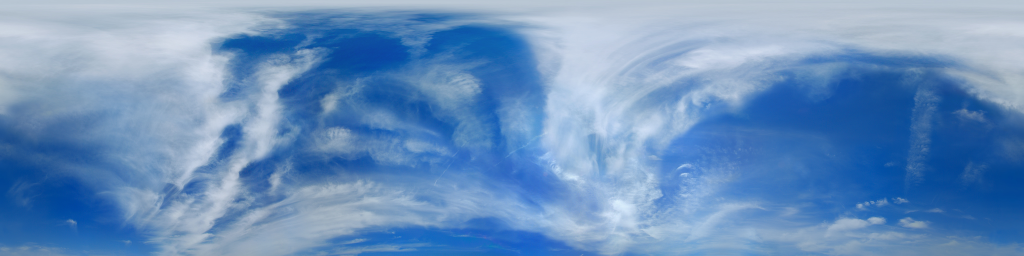
#> input picture TransSimHub/tshub/tshub_env3d/_assets_3d/skybox/skybox.jpg, 2048 x 512 px (shown at 1/2 size)
$ python visual_robustness.py -i ../TransSimHub/tshub/tshub_env3d/_assets_3d/skybox/skybox.jpg
#> lines starting #> are read from the running program, lines starting #| are printed output that depends on the picture

import os
import argparse
import zlib
from typing import Optional, Union

import cv2
import numpy as np

# ─────────────────────────────────────────────────────────────────
# 扰动类型与强度预设
# ─────────────────────────────────────────────────────────────────
# 每类扰动设三档强度，数值含义见各子函数说明。
# 论文若需调参，集中修改此处即可，无需改动算法主体。
ROBUST_LEVELS = {
    # occlusion（部分遮挡）：用中性灰矩形块遮住画面的一部分。
    #   area_ratio : 被遮挡总面积的目标比例（各块随机摆放可能轻微重叠，
    #                故实测覆盖比例可能略低于该目标，属预期行为）；
    #   n_patches  : 遮挡块数量（目标总面积在各块间均分）。
    "occlusion": {
        "light":  {"area_ratio": 0.05, "n_patches": 1},
        "medium": {"area_ratio": 0.12, "n_patches": 2},
        "heavy":  {"area_ratio": 0.35, "n_patches": 3},
    },
    # noise（高斯噪声）：在 0~255 像素值上叠加均值为 0 的高斯噪声后裁剪。
    #   sigma : 高斯噪声标准差（0~255 灰度尺度）。
    "noise": {
        "light":  {"sigma": 10.0},
        "medium": {"sigma": 25.0},
        "heavy":  {"sigma": 50.0},
    },
    # lowres（低分辨率）：先按 scale 下采样，再放大回原尺寸，制造细节丢失/块状感。
    #   scale : 下采样比例（越小越模糊）。
    "lowres": {
        "light":  {"scale": 0.5},
        "medium": {"scale": 0.25},
        "heavy":  {"scale": 0.125},
    },
}

# 单一扰动类型（各自拥有独立强度参数，见 ROBUST_LEVELS）
SINGLE_PERTURB_TYPES = tuple(ROBUST_LEVELS.keys())
# 组合扰动："all" 表示在同一档强度下依次叠加全部三类扰动。
COMBINED_PERTURB_TYPE = "all"
# 组合扰动的施加顺序：先物理遮挡 → 再降分辨率 → 最后叠加传感器噪声。
# 噪声放在最后，避免被后续下采样平滑掉，确保三种退化在最终图像上都清晰可见。
COMBINED_ORDER = ("occlusion", "lowres", "noise")
# 合法的扰动类型与强度档位（供 CLI / 上游参数校验复用），含组合扰动 "all"
VALID_PERTURB_TYPES = SINGLE_PERTURB_TYPES + (COMBINED_PERTURB_TYPE,)
VALID_LEVELS = ("light", "medium", "heavy")

# 遮挡块填充颜色（中性灰，避免引入额外的明暗偏置）
_OCCLUSION_FILL = (128, 128, 128)
# 遮挡块可贴合的四条画面边缘（真实遮挡多由边缘的杆件/树木/建筑/邻车造成）
_OCCLUSION_EDGES = ("top", "bottom", "left", "right")


def _resolve_rng(seed: Optional[Union[int, str]], perturb_type: str) -> np.random.RandomState:
    """根据 seed 与扰动类型构造一个确定性随机数发生器。

    说明：
      - 直接用 Python 内置 hash() 不可靠（受 PYTHONHASHSEED 影响，跨进程不稳定），
        因此用 zlib.crc32 对 "seed_类型" 字符串求一个稳定的 32 位整数作为种子；
      - 把 perturb_type 拼进种子，可使同一张图在不同扰动类型下得到不同的随机模式，
        避免遮挡与（潜在的）其它随机扰动产生相同布局；
      - seed 为 None 时返回非确定性 RNG（仅用于临时预览，不建议在正式评测中使用）。
    """
    if seed is None:
        return np.random.RandomState()
    base = zlib.crc32(f"{seed}_{perturb_type}".encode("utf-8")) & 0xFFFFFFFF
    return np.random.RandomState(base)


def _apply_occlusion(image: np.ndarray, area_ratio: float, n_patches: int,
                     rng: np.random.RandomState) -> np.ndarray:
    """部分遮挡：在画面边缘贴合放置若干中性灰矩形块。

    真实监控中的遮挡绝大多数由画面边缘的前景物体造成（杆件、树木、建筑物、
    紧贴镜头的邻车等），而非凭空出现在画面中央。因此遮挡块一律"从某条边缘
    向画面内侵入"，且长边沿边缘方向延展，呈条带状，更贴近真实遮挡形态。

    参数：
      image      : HxWx3 的 numpy 图像（RGB 或 BGR 均可，遮挡为灰色，与通道顺序无关）。
      area_ratio : 被遮挡总面积的目标比例（0~1；相邻边缘的条带在画面角部可能
                   轻微重叠，实测覆盖可能略低于该目标，属预期行为）。
      n_patches  : 遮挡块数量，目标总面积在各块间近似均分。
      rng        : 确定性随机数发生器（控制所贴边缘、条带长宽比与沿边缘的位置）。

    实现：
      - 每个遮挡块的目标面积 = 整图面积 * area_ratio / n_patches；
      - 尽量让各块落在不同边缘（先随机打乱四条边缘再依次取用），使遮挡分布在
        画面四周、减少彼此重叠；
      - 长边沿边缘方向延展（长宽比 1.5~3.0），短边为向画面内侵入的深度；
      - 沿边缘方向随机平移摆放，并把另一维紧贴对应边缘（top/left 贴 0 侧，
        bottom/right 贴末端）。
    """
    out = image.copy()
    h, w = out.shape[:2]
    total_area = float(h * w)
    # 单块目标面积（按块数均分总遮挡面积）
    per_patch_area = total_area * float(area_ratio) / max(1, n_patches)

    # 先随机打乱四条边缘，依次分配给各遮挡块：n_patches<=4 时各块落在不同边缘。
    edges = list(rng.permutation(list(_OCCLUSION_EDGES)))

    for i in range(n_patches):
        edge = str(edges[i % len(edges)])
        # 条带形：长边沿边缘方向（1.5~3.0 倍），短边为侵入深度
        aspect = rng.uniform(1.5, 3.0)
        short_side = max(1, int(round((per_patch_area / aspect) ** 0.5)))
        long_side = max(1, int(round(short_side * aspect)))

        if edge in ("top", "bottom"):
            # 水平边缘：宽=沿边缘延展(long)，高=向内侵入深度(short)
            pw = min(long_side, w)
            ph = min(short_side, h)
            x0 = int(rng.randint(0, max(1, w - pw + 1)))   # 沿水平边缘随机平移
            y0 = 0 if edge == "top" else h - ph            # 紧贴上/下边缘
        else:
            # 垂直边缘：高=沿边缘延展(long)，宽=向内侵入深度(short)
            pw = min(short_side, w)
            ph = min(long_side, h)
            y0 = int(rng.randint(0, max(1, h - ph + 1)))   # 沿垂直边缘随机平移
            x0 = 0 if edge == "left" else w - pw            # 紧贴左/右边缘

        out[y0:y0 + ph, x0:x0 + pw] = _OCCLUSION_FILL

    return out


def _apply_noise(image: np.ndarray, sigma: float,
                 rng: np.random.RandomState) -> np.ndarray:
    """高斯噪声：在像素值上叠加均值 0、标准差 sigma 的高斯噪声后裁剪到 [0,255]。"""
    noise = rng.normal(0.0, float(sigma), size=image.shape)
    out = image.astype(np.float32) + noise
    out = np.clip(out, 0, 255).astype(np.uint8)
    return out


def _apply_lowres(image: np.ndarray, scale: float) -> np.ndarray:
    """低分辨率：下采样到 scale 倍后再放大回原尺寸，制造细节丢失与块状感。

    - 下采样用 INTER_AREA（抗锯齿、贴近真实降采样）；
    - 上采样用 INTER_NEAREST（保留块状感，凸显低分辨率退化）。
    """
    h, w = image.shape[:2]
    small_w = max(1, int(round(w * float(scale))))
    small_h = max(1, int(round(h * float(scale))))
    small = cv2.resize(image, (small_w, small_h), interpolation=cv2.INTER_AREA)
    out = cv2.resize(small, (w, h), interpolation=cv2.INTER_NEAREST)
    return out


def _apply_single_perturbation(image: np.ndarray, perturb_type: str, level: str,
                               seed: Optional[Union[int, str]]) -> np.ndarray:
    """施加单一类型扰动（occlusion / noise / lowres），返回扰动后图像。

    调用方需保证 perturb_type ∈ SINGLE_PERTURB_TYPES、level ∈ VALID_LEVELS。
    每类扰动按自身类型独立取随机种子（见 _resolve_rng），保证组合扰动时各子扰动
    的随机模式互不相同且可复现。
    """
    params = ROBUST_LEVELS[perturb_type][level]
    rng = _resolve_rng(seed, perturb_type)

    if perturb_type == "occlusion":
        return _apply_occlusion(image, params["area_ratio"], params["n_patches"], rng)
    if perturb_type == "noise":
        return _apply_noise(image, params["sigma"], rng)
    if perturb_type == "lowres":
        return _apply_lowres(image, params["scale"])

    # 理论上不可达（调用方已校验），保留防御性分支。
    raise ValueError(f"未实现的扰动类型: {perturb_type}")


def apply_visual_perturbation(image: np.ndarray,
                              perturb_type: Optional[str],
                              level: str = "medium",
                              seed: Optional[Union[int, str]] = None) -> np.ndarray:
    """对单张图像施加指定类型与强度的视觉扰动，返回扰动后的图像副本。

    参数：
      image        : HxWx3 的 numpy 图像（RGB 或 BGR 均可，三类扰动均与通道顺序无关）。
      perturb_type : 扰动类型：
                       - occlusion / noise / lowres：单一扰动；
                       - all：组合扰动，在同一档强度下按 COMBINED_ORDER
                         （occlusion → lowres → noise）依次叠加全部三类扰动；
                       - None / "none"：不做任何处理（返回原图副本）。
      level        : 强度档位，取值 light / medium / heavy（默认 medium）；
                     组合扰动时三类子扰动统一使用该档位。
      seed         : 确定性随机种子（可为 int 或字符串）。给定相同 seed 与类型/强度，
                     遮挡位置与噪声分布完全一致，保证实验可复现。

    返回：
      扰动后的 numpy 图像（dtype=uint8，与输入同形状）。

    异常：
      perturb_type / level 非法时抛出 ValueError。
    """
    # 关闭扰动：直接返回副本，保证调用方拿到的是独立对象。
    if perturb_type is None or str(perturb_type).strip().lower() in ("", "none"):
        return image.copy()

    perturb_type = str(perturb_type).strip().lower()
    level = str(level).strip().lower()

    if level not in VALID_LEVELS:
        raise ValueError(
            f"非法强度档位: {level}，合法取值为 {VALID_LEVELS}"
        )

    # 组合扰动：按固定顺序依次叠加全部三类扰动，统一使用同一强度档位。
    if perturb_type == COMBINED_PERTURB_TYPE:
        out = image
        for sub_type in COMBINED_ORDER:
            out = _apply_single_perturbation(out, sub_type, level, seed)
        return out

    # 单一扰动
    if perturb_type not in SINGLE_PERTURB_TYPES:
        raise ValueError(
            f"非法扰动类型: {perturb_type}，合法取值为 {VALID_PERTURB_TYPES}"
        )
    return _apply_single_perturbation(image, perturb_type, level, seed)


def _build_arg_parser() -> argparse.ArgumentParser:
    parser = argparse.ArgumentParser(
        description="视觉鲁棒性扰动预览：对一张样例图生成各类型/各强度的扰动结果，"
                    "用于论文配图与本地核验。"
    )
    parser.add_argument("--input", "-i", type=str, required=True,
                        help="输入图像路径（任意常见格式）")
    parser.add_argument("--output_dir", "-o", type=str, default=None,
                        help="输出目录，默认与输入图像同目录")
    parser.add_argument("--perturb", "-p", type=str, default=None,
                        choices=list(VALID_PERTURB_TYPES),
                        help="只生成指定扰动类型；不指定则三类全生成")
    parser.add_argument("--level", "-L", type=str, default=None,
                        choices=list(VALID_LEVELS),
                        help="只生成指定强度档位；不指定则三档全生成")
    parser.add_argument("--seed", "-s", type=str, default="preview",
                        help="确定性随机种子，默认 preview")
    return parser


def _preview_main():
    """命令行预览入口：

    示例：
      # 生成三类扰动 × 三档强度共 9 张结果
      python scripts/visual_robustness.py -i data/test/Hongkong_YMT/normal/23/J1_1_front.png

      # 只看中等强度遮挡
      python scripts/visual_robustness.py -i sample.png -p occlusion -L medium
    """
    args = _build_arg_parser().parse_args()

    if not os.path.exists(args.input):
        raise FileNotFoundError(f"找不到输入图像: {args.input}")

    # cv2.imread 读入的是 BGR；三类扰动均与通道顺序无关，故直接处理后再写回。
    image = cv2.imread(args.input, cv2.IMREAD_COLOR)
#> image is the input picture: shape (512, 2048, 3); mean B, G, R 189.8, 144.9, 105.8
    if image is None:
        raise ValueError(f"无法读取图像（格式不支持或文件损坏）: {args.input}")

    out_dir = args.output_dir or os.path.dirname(os.path.abspath(args.input))
    os.makedirs(out_dir, exist_ok=True)

    stem = os.path.splitext(os.path.basename(args.input))[0]
    perturb_types = [args.perturb] if args.perturb else list(VALID_PERTURB_TYPES)
    levels = [args.level] if args.level else list(VALID_LEVELS)

    for ptype in perturb_types:
        for lvl in levels:
            perturbed = apply_visual_perturbation(
                image, perturb_type=ptype, level=lvl, seed=args.seed
            )
            out_path = os.path.join(out_dir, f"{stem}_{ptype}_{lvl}.png")
            cv2.imwrite(out_path, perturbed)
            print(f"✅ 已生成: {out_path}")
#> this loop made 4 passes
#> pass 1, in _preview_main, `cv2.imwrite(out_path, perturbed)`:
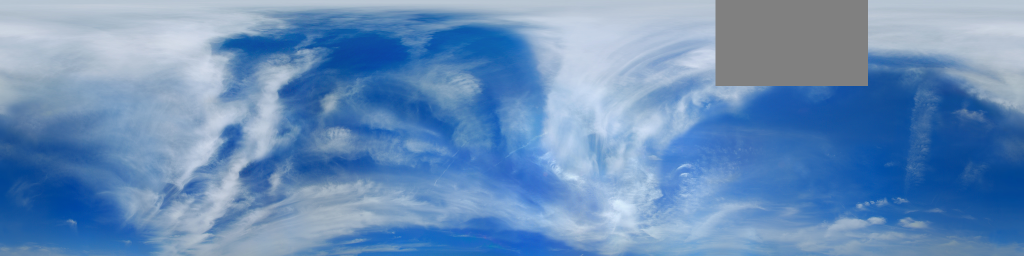
#> saved as skybox_occlusion_light.png: shape (512, 2048, 3) (shown at 1/2 size); mean B, G, R 186, 142.4, 104.6
#> pass 1, in _preview_main, `cv2.imwrite(out_path, perturbed)`:
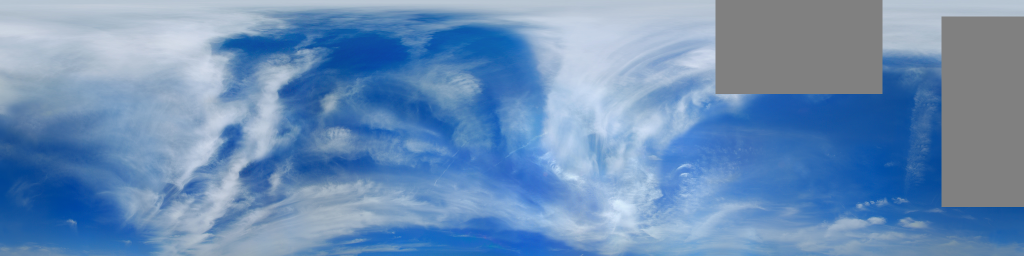
#> saved as skybox_occlusion_medium.png: shape (512, 2048, 3) (shown at 1/2 size); mean B, G, R 182.8, 142.6, 107.5
#> pass 1, in _preview_main, `cv2.imwrite(out_path, perturbed)`:
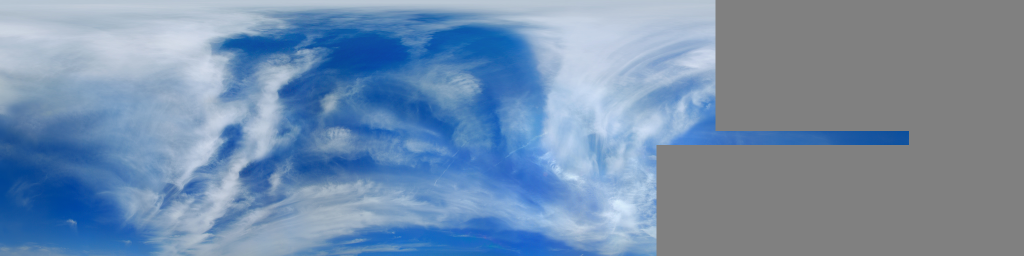
#> saved as skybox_occlusion_heavy.png: shape (512, 2048, 3) (shown at 1/2 size); mean B, G, R 172.1, 142.8, 117.1
#> pass 2, in _apply_noise, `out = image.astype(np.float32) + noise`:
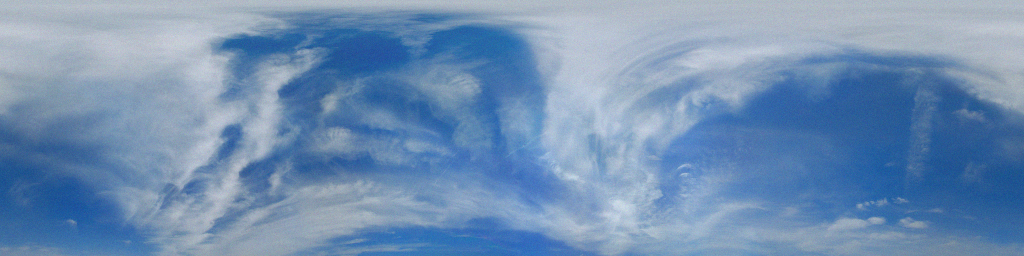
#> out: shape (512, 2048, 3) float64 (shown at 1/2 size); mean B, G, R 189.9, 144.8, 105.8; drawn with min black and max white


if __name__ == "__main__":
    _preview_main()
